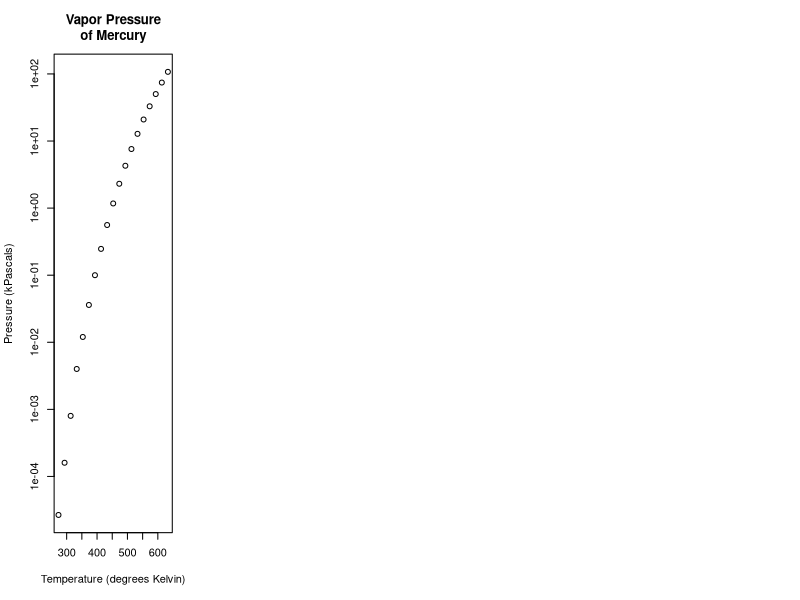

This figure's R source:
# Nonlinear regression
data(pressure)
str(pressure)
summary(pressure)
pressure$temperature = pressure$temperature + 273.15
pressure$pressure = pressure$pressure * .1333
summary(pressure)
pres = pressure$pressure
temp = pressure$temperature
rm(pressure)
ls()
par(mfrow=c(1,4)) 
plot(pres ~ temp, main="Vapor Pressure\nof Mercury", xlab="Temperature (degrees Kelvin)", ylab="Pressure (kPascals)", log="y")

